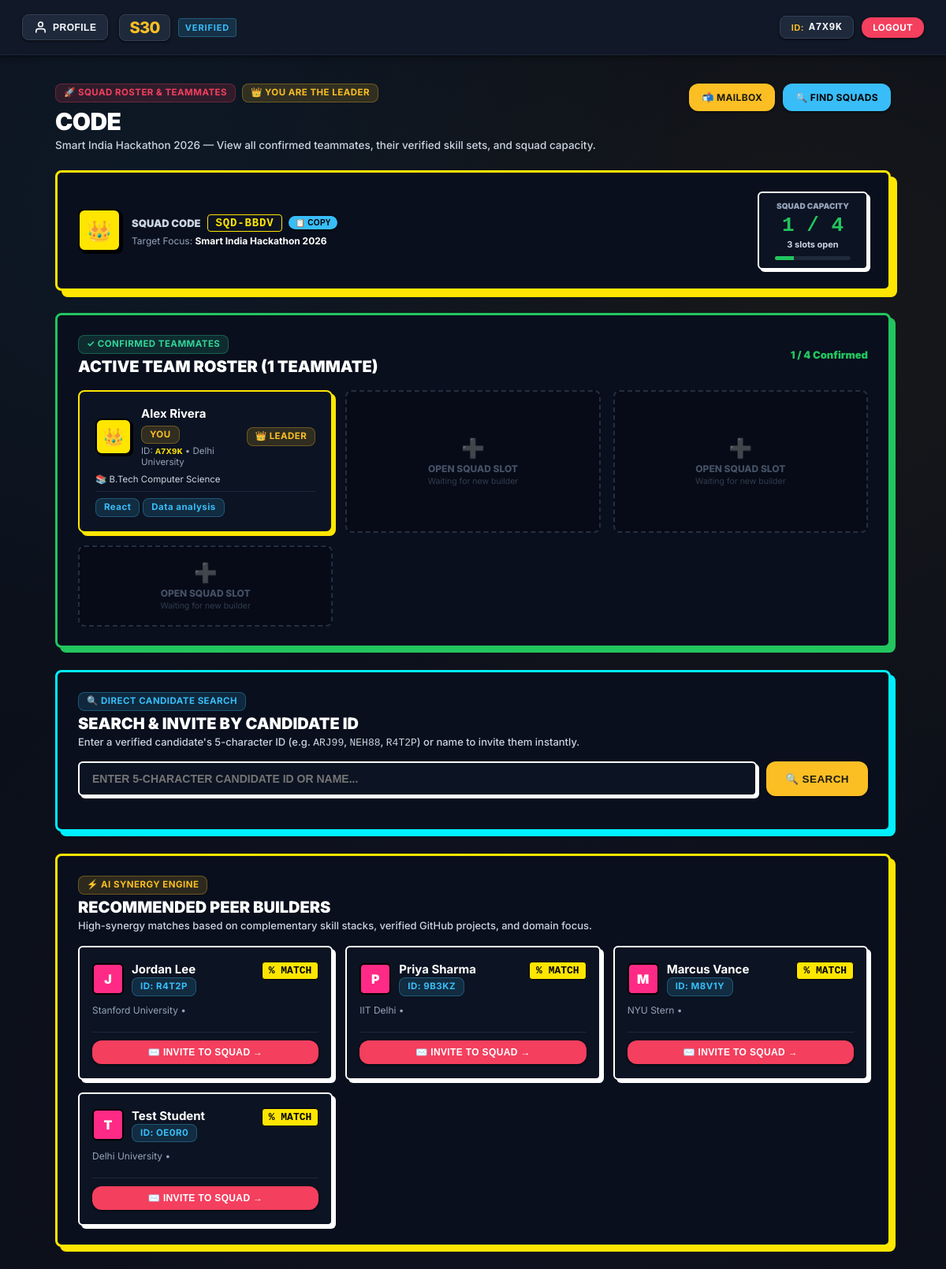
/team/view (signed in), run on an earlier commit of the app's database.
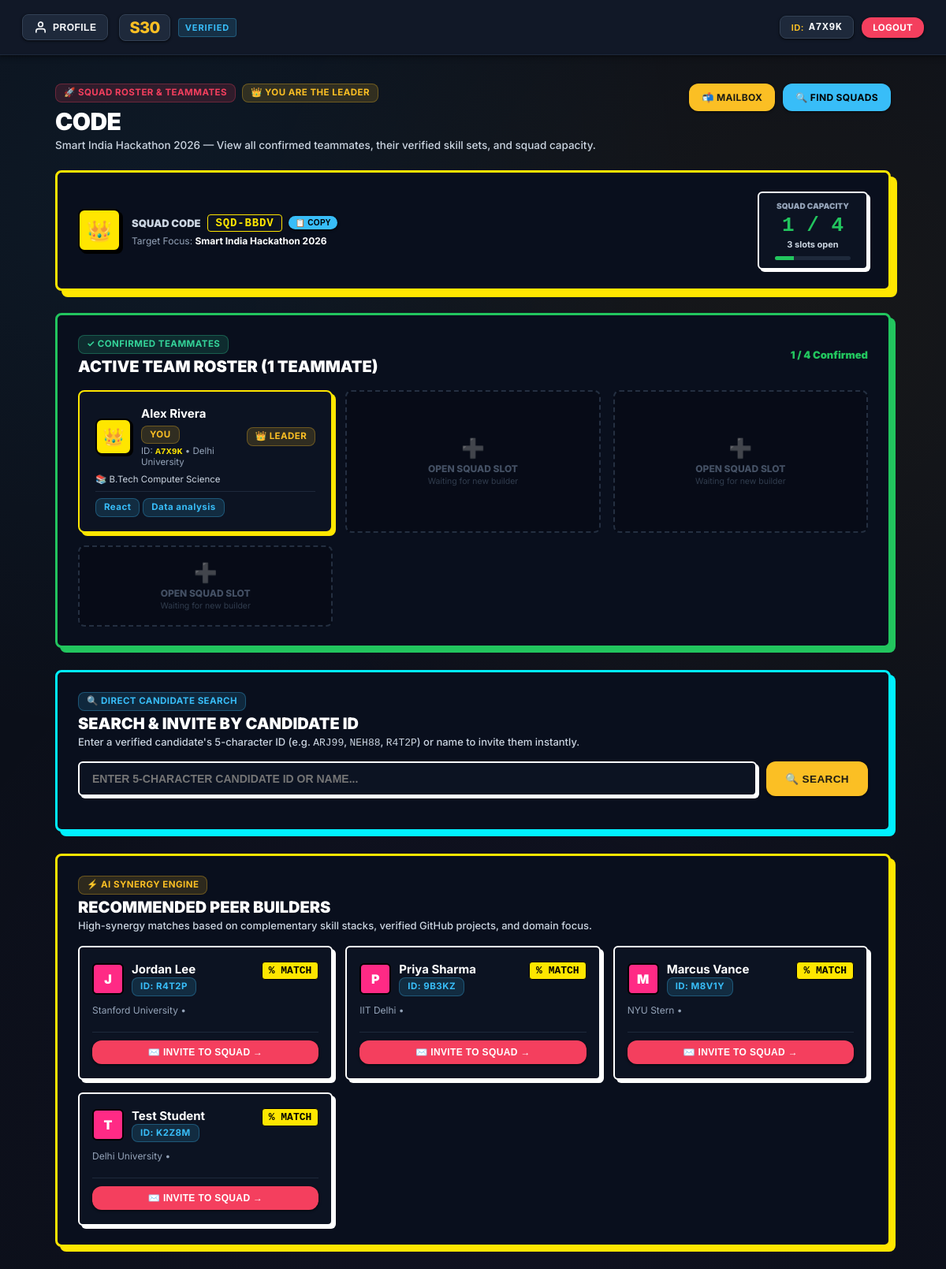
And on a later commit of the database.
### tables this page shows
CREATE TABLE users (
        id INTEGER PRIMARY KEY AUTOINCREMENT,
        user_code TEXT UNIQUE NOT NULL,
        full_name TEXT NOT NULL,
        email TEXT UNIQUE NOT NULL,
        gender TEXT DEFAULT 'Male',
        age INTEGER DEFAULT 20,
        password_hash TEXT NOT NULL,
        school TEXT,
        coursework TEXT,
        step INTEGER DEFAULT 1,
        pdf_status TEXT DEFAULT 'DONE',
        manual_status TEXT DEFAULT 'IN PROGRESS',
        career_intent TEXT DEFAULT 'both',
        is_banned INTEGER DEFAULT 0,
        ban_reason TEXT,
        created_at TIMESTAMP DEFAULT CURRENT_TIMESTAMP
    , email_verified INTEGER DEFAULT 0);

### app.py (the view, shortened to what this page needs)
@app.route("/team/manage")
@app.route("/team/<int:team_id>/invite")
@app.route("/squad")
@app.route("/team/view")
def team_manage(team_id=None):
    user = get_current_user()
    if not user:
        return redirect(url_for("login_page"))
    conn = database.get_db_connection()
    is_leader = False
    team_row = None
    if team_id:
        joined = conn.execute("""
        SELECT t.* FROM team_invites ti
        JOIN teams t ON ti.team_id = t.id
        WHERE ti.team_id = ? AND ti.status = 'ACCEPTED' AND (
            (ti.receiver_id = ? AND ti.invite_type = 'INVITATION') OR
            (ti.sender_id = ? AND ti.invite_type = 'JOIN_REQUEST')
        )
        LIMIT 1
        """, (team_id, user["id"], user["id"])).fetchone()
    else:
        joined = conn.execute("""
        SELECT t.* FROM team_invites ti
        JOIN teams t ON ti.team_id = t.id
        WHERE ti.status = 'ACCEPTED' AND (
            (ti.receiver_id = ? AND ti.invite_type = 'INVITATION') OR
            (ti.sender_id = ? AND ti.invite_type = 'JOIN_REQUEST')
        )
        ORDER BY ti.id DESC LIMIT 1
        """, (user["id"], user["id"])).fetchone()
    if joined:
        team = dict(joined)
        is_leader = False
        leader_row = conn.execute("SELECT * FROM users WHERE id = ?", (team["leader_id"],)).fetchone()
        leader_user = dict(leader_row) if leader_row else {}
    else:
        if team_id:
            team_row = conn.execute("SELECT * FROM teams WHERE id = ? AND leader_id = ?", (team_id, user["id"])).fetchone()
        else:
            team_row = conn.execute("SELECT * FROM teams WHERE leader_id = ? ORDER BY id DESC LIMIT 1", (user["id"],)).fetchone()
        if team_row:
            is_leader = True
            team = dict(team_row)
            leader_user = dict(user)
        else:
            conn.close()
            return redirect(url_for("find_teams"))
    leader_skills_rows = conn.execute(
        "SELECT skill_name FROM user_skills WHERE user_id = ? ORDER BY id ASC",
        (team["leader_id"],)
    ).fetchall()
    leader_user["skills"] = [s["skill_name"] for s in leader_skills_rows]
    all_invites = conn.execute("""
    SELECT ti.id, ti.status, ti.created_at, ti.invite_type,
           u.id as user_id, u.user_code, u.full_name, u.email, u.school, u.coursework, u.age
    FROM team_invites ti
    JOIN users u ON (CASE WHEN ti.invite_type = 'JOIN_REQUEST' THEN ti.sender_id ELSE ti.receiver_id END) = u.id
    WHERE ti.team_id = ?
    ORDER BY ti.status ASC, ti.id DESC
    """, (team["id"],)).fetchall()
    members = []          # ACCEPTED — distinct members in the squad
    pending_invites = []  # PENDING INVITATIONS sent by leader
    seen_member_ids = set()
    invited_user_ids = list(seen_member_ids) + [i["user_id"] for i in pending_invites]
    member_count = 1 + len(members)
    slots_remaining = max(0, team["team_size"] - member_count)
    skills = conn.execute("SELECT * FROM user_skills WHERE user_id = ? ORDER BY id ASC", (user["id"],)).fetchall()
    skills_list = [dict(s) for s in skills]
    all_peers = calculate_team_formation_matches(dict(user), skills_list)
    recommended_peers = [p for p in all_peers if p.get("id") not in invited_user_ids]
    conn.close()
    return render_template(
        "team_manage.html",
        user=dict(user),
        team=team,
        is_leader=is_leader,
        leader_user=leader_user,
        members=members,
        pending_invites=pending_invites,
        invited_ids=invited_user_ids,
        member_count=member_count,
        slots_remaining=slots_remaining,
        recommended_peers=recommended_peers
    )

### app.py (called while the page is built)
def get_current_user(create_default=False):
    user_id = session.get("user_id")
    if not user_id:
        return None
    conn = database.get_db_connection()
    user = conn.execute("SELECT * FROM users WHERE id = ?", (user_id,)).fetchone()
    conn.close()
    return dict(user) if user else None

@app.context_processor
def inject_user():
    return dict(current_user=get_current_user(create_default=False))

### database.py (called while the page is built)
def get_db_connection():
    conn = sqlite3.connect(DB_PATH, timeout=30.0, check_same_thread=False)
    conn.row_factory = sqlite3.Row
    try:
        conn.execute("PRAGMA journal_mode=WAL")
        conn.execute("PRAGMA busy_timeout=30000")
    except Exception:
        pass
    return conn

### templates/team_manage.html (shortened to what the changed rows need)
{% extends "base.html" %}
{% block content_wrapper %}
<main style="max-width: 1100px; width: 100%; margin: 36px auto 80px auto; padding: 0 20px; position: relative; z-index: 2;">
  <div style="display: flex; justify-content: space-between; align-items: flex-start; margin-bottom: 24px; flex-wrap: wrap; gap: 14px;">
    <div>
      <h1 style="font-size: 30px; font-weight: 900; color: #ffffff; text-transform: uppercase; letter-spacing: -0.02em; margin: 0;">
        {{ team.team_name }}
      </h1>
    </div>
  </div>
  <div style="background: #090f1d; border: 3px solid #22c55e; box-shadow: 6px 6px 0px #22c55e; border-radius: 8px; padding: 24px 26px; margin-bottom: 28px;">
    <div style="display: flex; justify-content: space-between; align-items: center; margin-bottom: 18px; flex-wrap: wrap; gap: 8px;">
      <div>
        <h2 style="font-size: 20px; font-weight: 900; color: #ffffff; text-transform: uppercase; margin: 0;">
          Active Team Roster ({{ member_count }} Teammate{{ 's' if member_count != 1 else '' }})
        </h2>
      </div>
    </div>
  </div>
  {% if is_leader %}
    {% if slots_remaining > 0 %}
    <div style="background: #090f1d; border: 3px solid #00f0ff; box-shadow: 6px 6px 0px #00f0ff; border-radius: 8px; padding: 24px 26px; margin-bottom: 28px;">
      <div style="margin-bottom: 16px;">
        <h2 style="font-size: 20px; font-weight: 900; color: #ffffff; text-transform: uppercase; margin: 0;">
          Search &amp; Invite by Candidate ID
        </h2>
      </div>
    </div>
    {% endif %}
    {% if recommended_peers and slots_remaining > 0 %}
    <div style="background: #090f1d; border: 3px solid #FFE600; box-shadow: 6px 6px 0px #FFE600; border-radius: 8px; padding: 24px 26px;">
      <div style="margin-bottom: 18px;">
        <h2 style="font-size: 20px; font-weight: 900; color: #ffffff; text-transform: uppercase; margin: 0;">
          Recommended Peer Builders
        </h2>
      </div>
      <div style="display: grid; grid-template-columns: repeat(auto-fill, minmax(300px, 1fr)); gap: 16px;">
        {% for peer in recommended_peers %}
        <div style="background: #0c1322; border: 2px solid #ffffff; border-radius: 6px; padding: 18px 16px; box-shadow: 4px 4px 0px #ffffff; display: flex; flex-direction: column; justify-content: space-between; gap: 12px;">
          <div>
            <div style="display: flex; justify-content: space-between; align-items: flex-start; margin-bottom: 10px; gap: 8px;">
              <div style="display: flex; align-items: center; gap: 10px;">
                <div style="width: 40px; height: 40px; background: #ff2a85; border: 2px solid #000; border-radius: 6px; display: flex; align-items: center; justify-content: center; color: #fff; font-weight: 900; font-size: 16px; flex-shrink: 0;">
                  {{ peer.full_name[:1] }}
                </div>
                <div>
                  <strong style="color: #ffffff; font-size: 15px; display: block;">{{ peer.full_name }}</strong>
                  <span class="neo-badge neo-badge-cyan" style="font-size: 10px; padding: 1px 6px;">ID: {{ peer.user_code }}</span>
                </div>
              </div>
              <div style="background: #FFE600; color: #000; font-weight: 900; font-family: monospace; font-size: 13px; padding: 3px 8px; border-radius: 4px; border: 1.5px solid #000; white-space: nowrap; flex-shrink: 0;">
                {{ peer.synergy_score }}% MATCH
              </div>
            </div>
            <div style="font-size: 12px; color: #94a3b8; margin-bottom: 8px;">
              {{ peer.school }} • <strong style="color: #cbd5e1;">{{ peer.role }}</strong>
            </div>
          </div>
          <div style="border-top: 1px solid #1e293b; padding-top: 10px;">
            <button
              type="button"
              id="btn-invite-{{ peer.id }}"
              onclick="sendInviteToCandidate({{ peer.id }}, '{{ peer.user_code }}', '{{ peer.full_name }}')"
              class="neo-btn neo-btn-pink"
              style="width: 100%; padding: 8px !important; font-size: 12px !important; font-weight: 900 !important;"
            >
              <span>✉️ INVITE TO SQUAD →</span>
            </button>
          </div>
        </div>
        {% endfor %}
      </div>
    </div>
    {% endif %}
  {% endif %}
</main>
{% endblock %}

What changed in the data, as far as the page shows it:
changed users "Test Student": user_code "OE0R0" → "K2Z8M"
